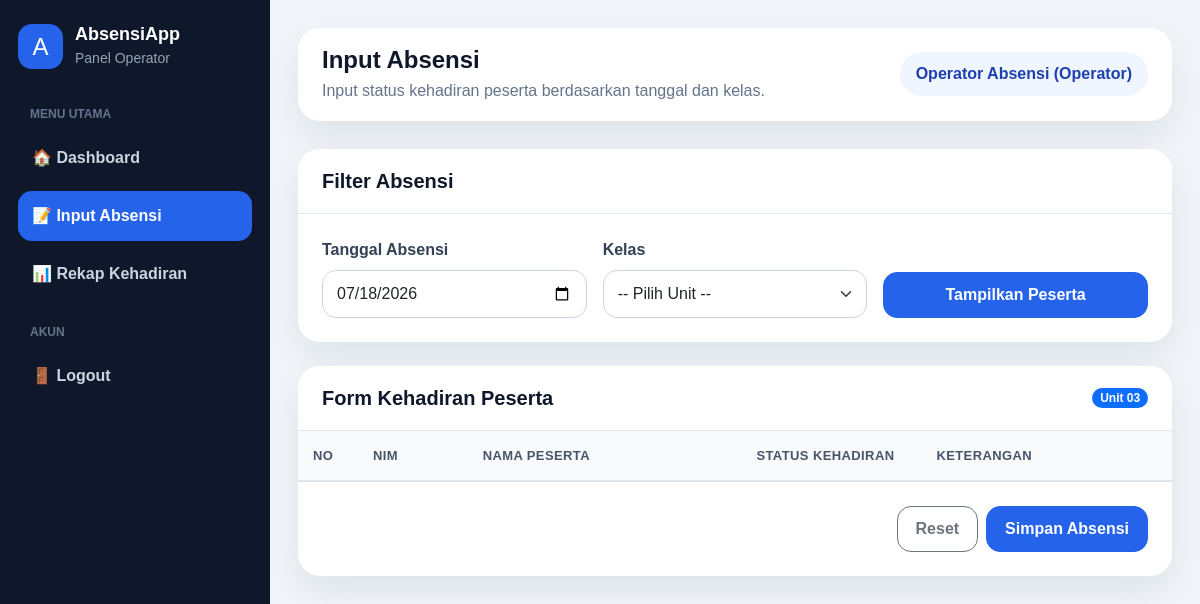
Before: /absensi.php?kelas=Unit 03 (signed in) with the older database file.
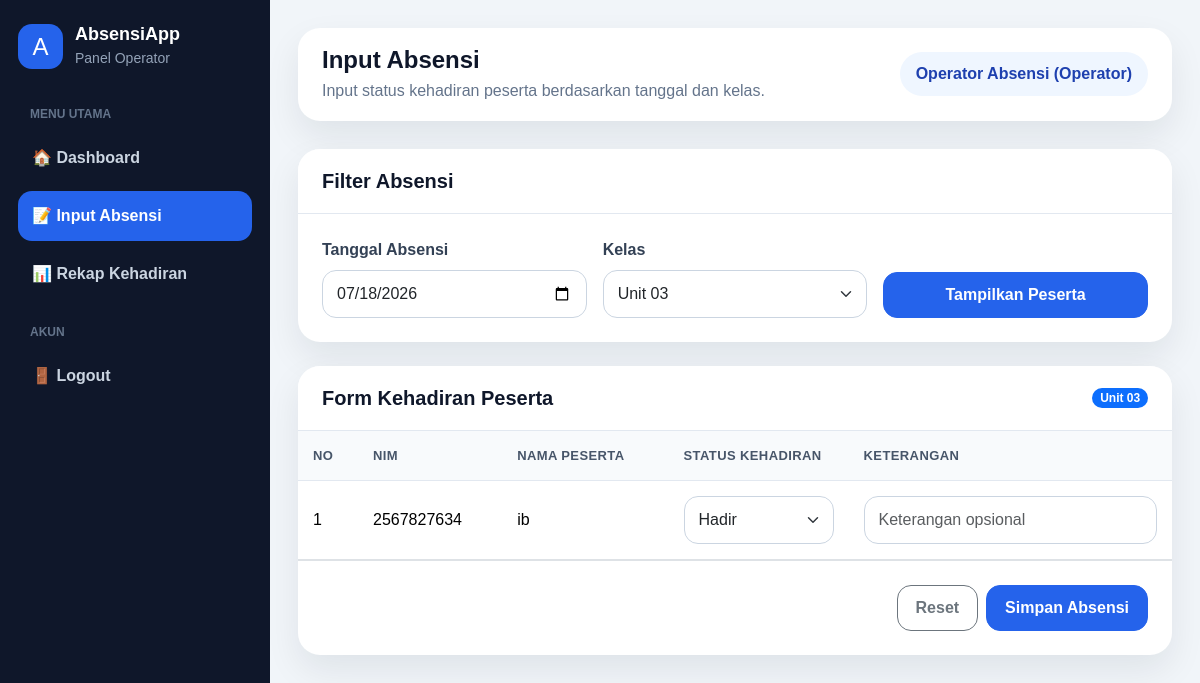
After: the same page with the newer database file.
### tables this page shows
CREATE TABLE `peserta` (
  `id_peserta` int(11) NOT NULL,
  `nim` varchar(30) NOT NULL,
  `nama_peserta` varchar(100) NOT NULL,
  `jenis_kelamin` enum('L','P') NOT NULL,
  `kelas` varchar(50) NOT NULL,
  `prodi` varchar(100) DEFAULT NULL,
  `no_hp` varchar(20) DEFAULT NULL,
  `alamat` text DEFAULT NULL,
  `status_peserta` enum('aktif','nonaktif') DEFAULT 'aktif',
  `created_at` timestamp NOT NULL DEFAULT current_timestamp()
);

### absensi.php (the view, shortened to what the changed rows need)
<?php
include "koneksi.php";
$tanggal = isset($_GET['tanggal']) ? $_GET['tanggal'] : date('Y-m-d');
$kelas = isset($_GET['kelas']) ? $_GET['kelas'] : '';
?>
<!DOCTYPE html>
<html lang="id">
<head>
    <link href="https://cdn.jsdelivr.net/npm/bootstrap@5.3.8/dist/css/bootstrap.min.css" rel="stylesheet">
    <link rel="stylesheet" href="assets/css/style.css">
</head>
<body>
<div class="app-layout">
    <main class="main-content">
        <div class="topbar">
    <div>
        <h2>Input Absensi</h2>
    </div>
</div>
        <div class="content-card mb-4">
            <div class="card-body">
                <form method="GET">
                    <div class="row g-3">
                        <div class="col-md-4">
                            <label class="form-label">Kelas</label>
                            <select class="form-select" name="kelas">
                            <option value="">-- Pilih Unit --</option>
                            <?php
                            $kelasQuery = mysqli_query($conn,
                            "SELECT DISTINCT kelas FROM peserta
                            WHERE status_peserta='aktif'");
                            while($k = mysqli_fetch_assoc($kelasQuery)){
                            ?>
                            <option value="<?= $k['kelas']; ?>"
                            <?= ($kelas == $k['kelas']) ? 'selected' : ''; ?>>
                            <?= $k['kelas']; ?>
                            </option>
                            <?php } ?>
                            </select>
                        </div>
                    </div>
                </form>
            </div>
        </div>
        <div class="content-card">
            <div class="card-body p-0">
                <form action="absensi.php" method="post">
                    <div class="table-responsive">
                        <table class="table table-hover">
                            <thead>
                                <tr>
                                    <th width="60">No</th>
                                    <th>NIM</th>
                                    <th>Nama Peserta</th>
                                    <th width="180">Status Kehadiran</th>
                                    <th>Keterangan</th>
                                </tr>
                            </thead>
                            <tbody>
                            <?php if ($kelas == "") { ?>
                                <tr>
                                    <td colspan="5" class="text-center py-4">
                                        Silakan pilih unit terlebih dahulu.
                                    </td>
                                </tr>
                            <?php } else {
                                $no = 1;
                                $data = mysqli_query($conn, "
                                    SELECT * FROM peserta
                                    WHERE kelas='$kelas'
                                    AND status_peserta='aktif'
                                ");
                                while ($d = mysqli_fetch_assoc($data)) {
                                    $cekAbsen = mysqli_query($conn, "
                                        SELECT * FROM absensi
                                        WHERE id_peserta='".$d['id_peserta']."'
                                        AND tanggal='$tanggal'
                                    ");
                                    $absen = mysqli_fetch_assoc($cekAbsen);
                                    $statusAbsen = $absen['status_kehadiran'] ?? 'hadir';
                                    $ket = $absen['keterangan'] ?? '';
                            ?>
                                <tr>
                                    <td><?= $no++; ?></td>
                                    <td><?= $d['nim']; ?></td>
                                    <td><?= $d['nama_peserta']; ?></td>
                                    <td>
                                        <select class="form-select"
                                            name="status[<?= $d['id_peserta']; ?>]">
                                            <option value="hadir"
                                                <?= ($statusAbsen == 'hadir') ? 'selected' : ''; ?>>
                                                Hadir
                                            </option>
                                        </select>
                                    </td>
                                    <td>
                                        <input
                                            type="text"
                                            class="form-control"
                                            name="keterangan[<?= $d['id_peserta']; ?>]"
                                            value="<?= $ket; ?>"
                                            placeholder="Keterangan opsional">
                                    </td>
                                </tr>
                            <?php }
                            } ?>
                        </tbody>
                        </table>
                    </div>
                </form>
            </div>
        </div>
    </main>
</div>
</body>
</html>

Changed rows visible on the page:
added peserta: nim "2567827634", nama_peserta "ib", id_peserta "Hadir"
Other visible differences:
form field kelas: "-- Pilih Unit --" → "Unit 03"
